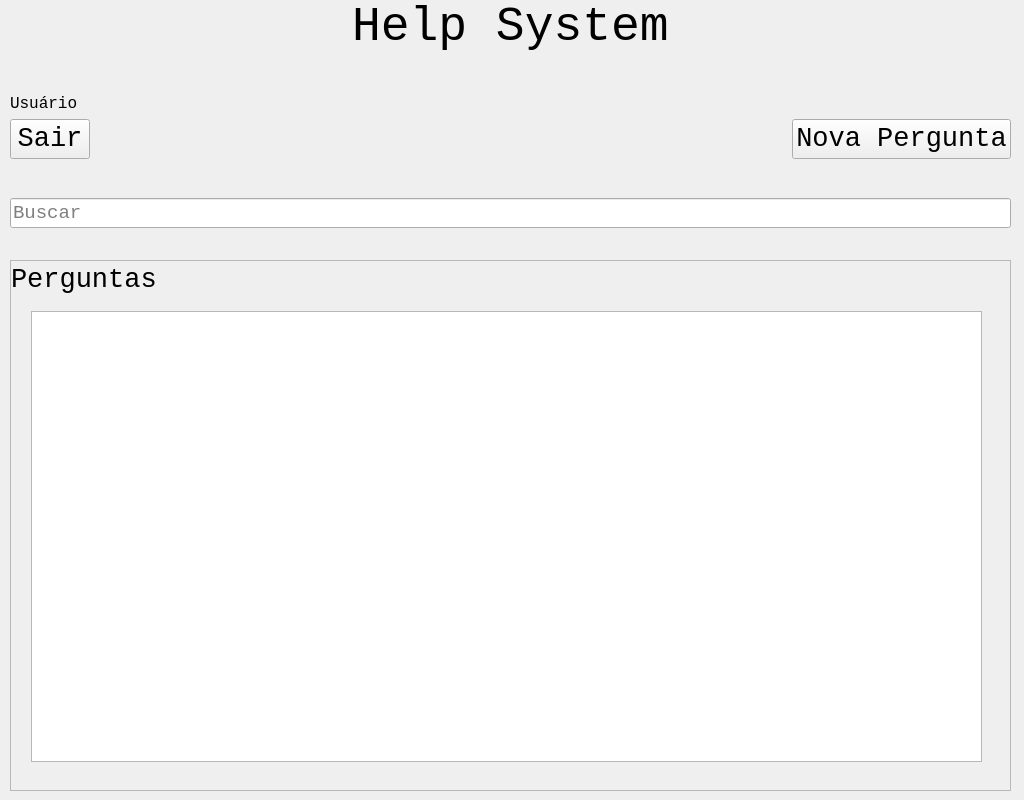
<?xml version="1.0" encoding="UTF-8"?>
<ui version="4.0">
 <class>MainWindow</class>
 <widget class="QMainWindow" name="MainWindow">
  <property name="windowModality">
   <enum>Qt::NonModal</enum>
  </property>
  <property name="geometry">
   <rect>
    <x>0</x>
    <y>0</y>
    <width>1024</width>
    <height>800</height>
   </rect>
  </property>
  <property name="font">
   <font>
    <family>Consolas</family>
    <pointsize>20</pointsize>
   </font>
  </property>
  <property name="windowTitle">
   <string>Help System</string>
  </property>
  <widget class="QWidget" name="centralwidget">
   <property name="font">
    <font>
     <family>Consolas</family>
     <pointsize>20</pointsize>
    </font>
   </property>
   <widget class="QWidget" name="verticalLayoutWidget">
    <property name="geometry">
     <rect>
      <x>10</x>
      <y>0</y>
      <width>1001</width>
      <height>261</height>
     </rect>
    </property>
    <layout class="QVBoxLayout" name="verticalLayout">
     <property name="sizeConstraint">
      <enum>QLayout::SetDefaultConstraint</enum>
     </property>
     <item>
      <layout class="QHBoxLayout" name="horizontalLayout_2">
       <item>
        <spacer name="horizontalSpacer_2">
         <property name="orientation">
          <enum>Qt::Horizontal</enum>
         </property>
         <property name="sizeHint" stdset="0">
          <size>
           <width>40</width>
           <height>20</height>
          </size>
         </property>
        </spacer>
       </item>
       <item>
        <widget class="QLabel" name="label_help_system">
         <property name="font">
          <font>
           <family>Consolas</family>
           <pointsize>36</pointsize>
          </font>
         </property>
         <property name="text">
          <string>Help System</string>
         </property>
        </widget>
       </item>
       <item>
        <spacer name="horizontalSpacer_3">
         <property name="orientation">
          <enum>Qt::Horizontal</enum>
         </property>
         <property name="sizeHint" stdset="0">
          <size>
           <width>40</width>
           <height>20</height>
          </size>
         </property>
        </spacer>
       </item>
      </layout>
     </item>
     <item>
      <spacer name="verticalSpacer_2">
       <property name="orientation">
        <enum>Qt::Vertical</enum>
       </property>
       <property name="sizeHint" stdset="0">
        <size>
         <width>20</width>
         <height>40</height>
        </size>
       </property>
      </spacer>
     </item>
     <item>
      <widget class="QLabel" name="label_usuario">
       <property name="font">
        <font>
         <pointsize>12</pointsize>
        </font>
       </property>
       <property name="text">
        <string>Usuário</string>
       </property>
      </widget>
     </item>
     <item>
      <layout class="QHBoxLayout" name="horizontalLayout">
       <item>
        <widget class="QPushButton" name="button_sair">
         <property name="font">
          <font>
           <family>Consolas</family>
           <pointsize>20</pointsize>
          </font>
         </property>
         <property name="autoFillBackground">
          <bool>false</bool>
         </property>
         <property name="text">
          <string>Sair</string>
         </property>
        </widget>
       </item>
       <item>
        <spacer name="horizontalSpacer">
         <property name="orientation">
          <enum>Qt::Horizontal</enum>
         </property>
         <property name="sizeHint" stdset="0">
          <size>
           <width>40</width>
           <height>20</height>
          </size>
         </property>
        </spacer>
       </item>
       <item>
        <widget class="QPushButton" name="button_nova_pergunta">
         <property name="font">
          <font>
           <family>Consolas</family>
           <pointsize>20</pointsize>
          </font>
         </property>
         <property name="autoFillBackground">
          <bool>false</bool>
         </property>
         <property name="text">
          <string>Nova Pergunta</string>
         </property>
        </widget>
       </item>
      </layout>
     </item>
     <item>
      <spacer name="verticalSpacer">
       <property name="orientation">
        <enum>Qt::Vertical</enum>
       </property>
       <property name="sizeHint" stdset="0">
        <size>
         <width>20</width>
         <height>40</height>
        </size>
       </property>
      </spacer>
     </item>
     <item>
      <widget class="QLineEdit" name="line_edit_busca">
       <property name="font">
        <font>
         <pointsize>14</pointsize>
        </font>
       </property>
       <property name="text">
        <string/>
       </property>
       <property name="placeholderText">
        <string>Buscar</string>
       </property>
      </widget>
     </item>
     <item>
      <spacer name="verticalSpacer_3">
       <property name="orientation">
        <enum>Qt::Vertical</enum>
       </property>
       <property name="sizeHint" stdset="0">
        <size>
         <width>20</width>
         <height>40</height>
        </size>
       </property>
      </spacer>
     </item>
    </layout>
   </widget>
   <widget class="QScrollArea" name="scrollArea">
    <property name="geometry">
     <rect>
      <x>10</x>
      <y>260</y>
      <width>1001</width>
      <height>531</height>
     </rect>
    </property>
    <property name="widgetResizable">
     <bool>true</bool>
    </property>
    <widget class="QWidget" name="scrollAreaWidgetContents_2">
     <property name="geometry">
      <rect>
       <x>0</x>
       <y>0</y>
       <width>999</width>
       <height>529</height>
      </rect>
     </property>
     <widget class="QLabel" name="label_perguntas">
      <property name="geometry">
       <rect>
        <x>0</x>
        <y>0</y>
        <width>999</width>
        <height>38</height>
       </rect>
      </property>
      <property name="text">
       <string>Perguntas</string>
      </property>
     </widget>
     <widget class="QListView" name="list_view_perguntas">
      <property name="geometry">
       <rect>
        <x>20</x>
        <y>50</y>
        <width>951</width>
        <height>451</height>
       </rect>
      </property>
      <property name="font">
       <font>
        <family>Consolas</family>
        <pointsize>14</pointsize>
       </font>
      </property>
     </widget>
    </widget>
   </widget>
  </widget>
 </widget>
 <resources/>
 <connections/>
</ui>
